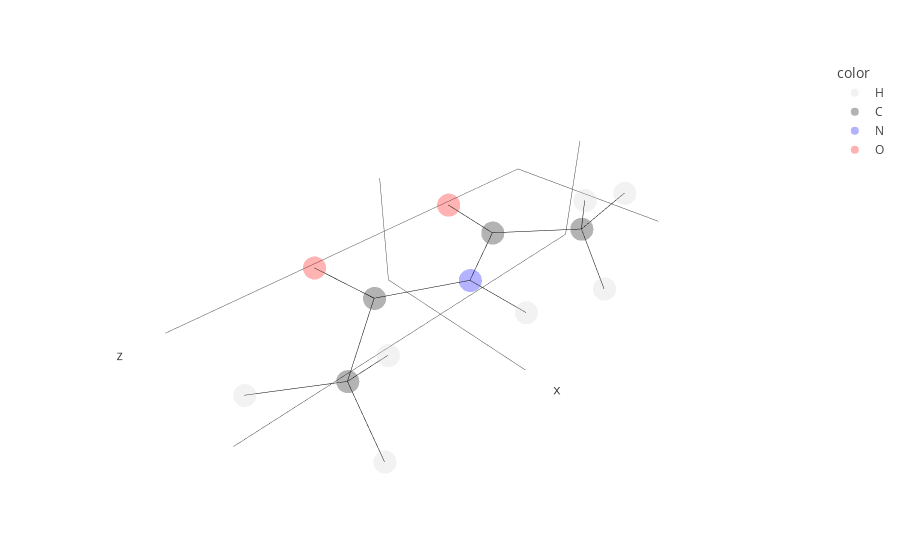

The code cell stored with this chart in its notebook:
### Code cell
# get a diacetamide (using its name)
tri = bb.molecule("diacetamide")

# check what it looks like
tri.show()

### Figure 1 — Plotly figure (JSON) as saved in the notebook; plotly's stock layout.template omitted (floating-point values rounded to 4 significant figures)
{"data": [{"hovertemplate": "<b>%{hovertext}</b><br><br>color=H<br>x=%{x}<br>y=%{y}<br>z=%{z}<extra></extra>", "hovertext": ["H1", "H2", "H3", "H4", "H5", "H6", "H7"], "legendgroup": "H", "marker": {"color": "lightgray", "opacity": 0.3, "symbol": "circle"}, "mode": "markers", "name": "H", "scene": "scene", "showlegend": true, "type": "scatter3d", "x": [-0.0002, 3.326, 2.382, 2.287, -2.326, -2.339, -3.329], "y": [1.64, 0.4099, 1.507, 1.649, 1.59, 1.571, 0.4071], "z": [0.004, 0.091, -0.948, 0.8303, -0.8857, 0.9008, -0.0116]}, {"hovertemplate": "<b>%{hovertext}</b><br><br>color=C<br>x=%{x}<br>y=%{y}<br>z=%{z}<extra></extra>", "hovertext": ["C1", "C2", "C3", "C4"], "legendgroup": "C", "marker": {"color": "black", "opacity": 0.3, "symbol": "circle"}, "mode": "markers", "name": "C", "scene": "scene", "showlegend": true, "type": "scatter3d", "x": [1.234, -1.234, 2.381, -2.381], "y": [-0.0239, -0.024, 0.9511, 0.9515], "z": [0.0049, -0.0009, -0.0062, 0.0007]}, {"hovertemplate": "<b>%{hovertext}</b><br><br>color=N<br>x=%{x}<br>y=%{y}<br>z=%{z}<extra></extra>", "hovertext": ["N1"], "legendgroup": "N", "marker": {"color": "blue", "opacity": 0.3, "symbol": "circle"}, "mode": "markers", "name": "N", "scene": "scene", "showlegend": true, "type": "scatter3d", "x": [-0.0001], "y": [0.6228], "z": [0.0038]}, {"hovertemplate": "<b>%{hovertext}</b><br><br>color=O<br>x=%{x}<br>y=%{y}<br>z=%{z}<extra></extra>", "hovertext": ["O1", "O2"], "legendgroup": "O", "marker": {"color": "red", "opacity": 0.3, "symbol": "circle"}, "mode": "markers", "name": "O", "scene": "scene", "showlegend": true, "type": "scatter3d", "x": [1.413, -1.413], "y": [-1.239, -1.239], "z": [0.0021, -0.0045]}, {"hoverinfo": "skip", "line": {"color": "black", "width": 1}, "mode": "lines", "showlegend": false, "type": "scatter3d", "x": [1.413, 1.234], "y": [-1.239, -0.0239], "z": [0.0021, 0.0049]}, {"hoverinfo": "skip", "line": {"color": "black", "width": 1}, "mode": "lines", "showlegend": false, "type": "scatter3d", "x": [-1.413, -1.234], "y": [-1.239, -0.024], "z": [-0.0045, -0.0009]}, {"hoverinfo": "skip", "line": {"color": "black", "width": 1}, "mode": "lines", "showlegend": false, "type": "scatter3d", "x": [-0.0001, 1.234], "y": [0.6228, -0.0239], "z": [0.0038, 0.0049]}, {"hoverinfo": "skip", "line": {"color": "black", "width": 1}, "mode": "lines", "showlegend": false, "type": "scatter3d", "x": [-0.0001, -1.234], "y": [0.6228, -0.024], "z": [0.0038, -0.0009]}, {"hoverinfo": "skip", "line": {"color": "black", "width": 1}, "mode": "lines", "showlegend": false, "type": "scatter3d", "x": [-0.0001, -0.0002], "y": [0.6228, 1.64], "z": [0.0038, 0.004]}, {"hoverinfo": "skip", "line": {"color": "black", "width": 1}, "mode": "lines", "showlegend": false, "type": "scatter3d", "x": [1.234, 2.381], "y": [-0.0239, 0.9511], "z": [0.0049, -0.0062]}, {"hoverinfo": "skip", "line": {"color": "black", "width": 1}, "mode": "lines", "showlegend": false, "type": "scatter3d", "x": [-1.234, -2.381], "y": [-0.024, 0.9515], "z": [-0.0009, 0.0007]}, {"hoverinfo": "skip", "line": {"color": "black", "width": 1}, "mode": "lines", "showlegend": false, "type": "scatter3d", "x": [2.381, 3.326], "y": [0.9511, 0.4099], "z": [-0.0062, 0.091]}, {"hoverinfo": "skip", "line": {"color": "black", "width": 1}, "mode": "lines", "showlegend": false, "type": "scatter3d", "x": [2.381, 2.382], "y": [0.9511, 1.507], "z": [-0.0062, -0.948]}, {"hoverinfo": "skip", "line": {"color": "black", "width": 1}, "mode": "lines", "showlegend": false, "type": "scatter3d", "x": [2.381, 2.287], "y": [0.9511, 1.649], "z": [-0.0062, 0.8303]}, {"hoverinfo": "skip", "line": {"color": "black", "width": 1}, "mode": "lines", "showlegend": false, "type": "scatter3d", "x": [-2.381, -2.326], "y": [0.9515, 1.59], "z": [0.0007, -0.8857]}, {"hoverinfo": "skip", "line": {"color": "black", "width": 1}, "mode": "lines", "showlegend": false, "type": "scatter3d", "x": [-2.381, -2.339], "y": [0.9515, 1.571], "z": [0.0007, 0.9008]}, {"hoverinfo": "skip", "line": {"color": "black", "width": 1}, "mode": "lines", "showlegend": false, "type": "scatter3d", "x": [-2.381, -3.329], "y": [0.9515, 0.4071], "z": [0.0007, -0.0116]}], "layout": {"legend": {"title": {"text": "color"}, "tracegroupgap": 0}, "margin": {"t": 60}, "scene": {"domain": {"x": [0, 1], "y": [0, 1]}, "xaxis": {"showgrid": false, "showline": false, "showticklabels": false, "title": {"text": "x"}}, "yaxis": {"showgrid": false, "showline": false, "showticklabels": false, "title": {"text": "y"}}, "zaxis": {"showgrid": false, "showline": false, "showticklabels": false, "title": {"text": "z"}}}}}
